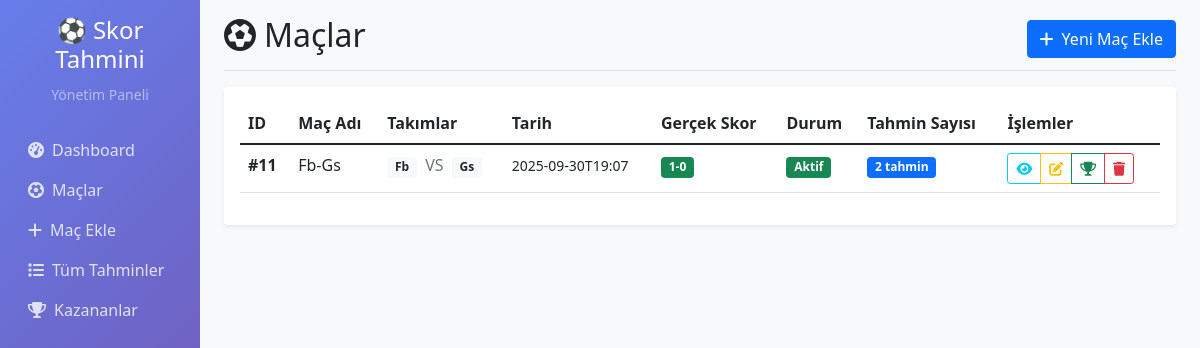
Page /maclar on the committed database.
### tables this page shows
CREATE TABLE maclar (
            id INTEGER PRIMARY KEY AUTOINCREMENT,
            mac_adi TEXT NOT NULL,
            takim1 TEXT NOT NULL,
            takim2 TEXT NOT NULL,
            mac_tarihi DATETIME,
            gercek_skor TEXT,
            durum TEXT DEFAULT 'aktif',
            olusturma_tarihi TIMESTAMP DEFAULT CURRENT_TIMESTAMP
        );

### web_panel.py (the view)
@app.route('/maclar')
def maclar():
    conn = get_db_connection()
    cursor = conn.cursor()
    cursor.execute('''
        SELECT m.id, m.mac_adi, m.takim1, m.takim2, m.mac_tarihi,
               m.gercek_skor, m.durum, COUNT(t.id) as tahmin_sayisi
        FROM maclar m
        LEFT JOIN tahminler t ON m.id = t.mac_id
        GROUP BY m.id, m.mac_adi, m.takim1, m.takim2, m.mac_tarihi, m.gercek_skor, m.durum
        ORDER BY m.olusturma_tarihi DESC
    ''')
    maclar_listesi = cursor.fetchall()
    conn.close()
    return render_template('maclar.html', maclar=maclar_listesi)

### web_panel.py (called while the page is built)
def get_db_connection():
    database_url = os.environ.get('DATABASE_URL')
    if database_url:
        return psycopg2.connect(database_url, cursor_factory=psycopg2.extras.RealDictCursor)
    else:
        return sqlite3.connect('tahminler.db')

### templates/maclar.html (shortened to what this page needs)
{% extends "base.html" %}
{% block content %}
<div class="d-flex justify-content-between flex-wrap flex-md-nowrap align-items-center pb-2 mb-3 border-bottom">
    <h1 class="h2"><i class="fas fa-futbol me-2"></i>Maçlar</h1>
    <div class="btn-toolbar mb-2 mb-md-0">
        <a href="{{ url_for('mac_ekle') }}" class="btn btn-primary">
            <i class="fas fa-plus me-2"></i>Yeni Maç Ekle
        </a>
    </div>
</div>
<div class="card">
    <div class="card-body">
        {% if maclar %}
            <div class="table-responsive">
                <table class="table table-hover">
                    <thead>
                        <tr>
                            <th>ID</th>
                            <th>Maç Adı</th>
                            <th>Takımlar</th>
                            <th>Tarih</th>
                            <th>Gerçek Skor</th>
                            <th>Durum</th>
                            <th>Tahmin Sayısı</th>
                            <th>İşlemler</th>
                        </tr>
                    </thead>
                    <tbody>
                        {% for mac in maclar %}
                        <tr>
                            <td><strong>#{{ mac[0] }}</strong></td>
                            <td>{{ mac[1] }}</td>
                            <td>
                                <span class="badge bg-light text-dark me-1">{{ mac[2] }}</span>
                                <span class="text-muted">VS</span>
                                <span class="badge bg-light text-dark ms-1">{{ mac[3] }}</span>
                            </td>
                            <td>
                                {% if mac[4] %}
                                    <small>{{ mac[4][:16] }}</small>
                                {% else %}
                                    <span class="text-muted">Belirtilmemiş</span>
                                {% endif %}
                            </td>
                            <td>
                                {% if mac[5] %}
                                    <span class="badge bg-success">{{ mac[5] }}</span>
                                {% else %}
                                    <span class="badge bg-warning">Bekleniyor</span>
                                {% endif %}
                            </td>
                            <td>
                                {% if mac[6] == 'aktif' %}
                                    <span class="badge bg-success">Aktif</span>
                                {% elif mac[6] == 'bitti' %}
                                    <span class="badge bg-secondary">Bitti</span>
                                {% else %}
                                    <span class="badge bg-info">{{ mac[6] }}</span>
                                {% endif %}
                            </td>
                            <td>
                                <span class="badge bg-primary">{{ mac[7] }} tahmin</span>
                            </td>
                            <td>
                                <div class="btn-group" role="group">
                                    <a href="{{ url_for('mac_tahminleri', mac_id=mac[0]) }}"
                                       class="btn btn-sm btn-outline-info" title="Tahminleri Gör">
                                        <i class="fas fa-eye"></i>
                                    </a>
                                    <a href="{{ url_for('mac_duzenle', mac_id=mac[0]) }}"
                                       class="btn btn-sm btn-outline-warning" title="Düzenle">
                                        <i class="fas fa-edit"></i>
                                    </a>
                                    {% if mac[5] %}
                                        <a href="{{ url_for('kazananlari_belirle', mac_id=mac[0]) }}"
                                           class="btn btn-sm btn-outline-success" title="Kazananları Belirle">
                                            <i class="fas fa-trophy"></i>
                                        </a>
                                    {% endif %}
                                    <button type="button"
                                            class="btn btn-sm btn-outline-danger"
                                            title="Maçı Sil"
                                            data-mac-adi="{{ mac[1] }}"
                                            data-mac-id="{{ mac[0] }}"
                                            data-tahmin-sayisi="{{ mac[7] }}"
                                            onclick="confirmDelete(this)">
                                        <i class="fas fa-trash"></i>
                                    </button>
                                </div>
                            </td>
                        </tr>
                        {% endfor %}
                    </tbody>
                </table>
            </div>
        {% endif %}
    </div>
</div>
{% endblock %}

### templates/base.html (shortened to what this page needs)
<!DOCTYPE html>
<html lang="tr">
<head>
    <link href="https://cdn.jsdelivr.net/npm/bootstrap@5.1.3/dist/css/bootstrap.min.css" rel="stylesheet">
    <link href="https://cdnjs.cloudflare.com/ajax/libs/font-awesome/6.0.0/css/all.min.css" rel="stylesheet">
</head>
<body>
    <div class="container-fluid">
        <div class="row">
            <nav class="col-md-3 col-lg-2 d-md-block sidebar collapse">
                <div class="position-sticky pt-3">
                    <div class="text-center mb-4">
                        <h4 class="text-white">⚽ Skor Tahmini</h4>
                        <small class="text-white-50">Yönetim Paneli</small>
                    </div>
                    <ul class="nav flex-column">
                        <li class="nav-item">
                            <a class="nav-link" href="{{ url_for('dashboard') }}">
                                <i class="fas fa-tachometer-alt me-2"></i>Dashboard
                            </a>
                        </li>
                        <li class="nav-item">
                            <a class="nav-link" href="{{ url_for('maclar') }}">
                                <i class="fas fa-futbol me-2"></i>Maçlar
                            </a>
                        </li>
                        <li class="nav-item">
                            <a class="nav-link" href="{{ url_for('mac_ekle') }}">
                                <i class="fas fa-plus me-2"></i>Maç Ekle
                            </a>
                        </li>
                        <li class="nav-item">
                            <a class="nav-link" href="{{ url_for('tahminler') }}">
                                <i class="fas fa-list me-2"></i>Tüm Tahminler
                            </a>
                        </li>
                        <li class="nav-item">
                            <a class="nav-link" href="{{ url_for('kazananlar') }}">
                                <i class="fas fa-trophy me-2"></i>Kazananlar
                            </a>
                        </li>
                    </ul>
                </div>
            </nav>
            <main class="col-md-9 ms-sm-auto col-lg-10 px-md-4">
                <div class="pt-3 pb-2 mb-3">
                    {% block content %}{% endblock %}
                </div>
            </main>
        </div>
    </div>
</body>
</html>

### templates/base.html (style rules this page uses)
body { background-color: #f8f9fa; }
.card { box-shadow: 0 0.125rem 0.25rem rgba(0, 0, 0, 0.075); border: none; }
.sidebar { min-height: 100vh; background: linear-gradient(135deg, #667eea 0%, #764ba2 100%); }
.sidebar .nav-link { color: rgba(255,255,255,0.8); }

### rows in the picture
maclar: id "11", mac_adi "Fb-Gs", takim1 "Fb", takim2 "Gs", mac_tarihi "2025-09-30T19:07", gercek_skor "1-0", durum "Aktif", mac "2"
